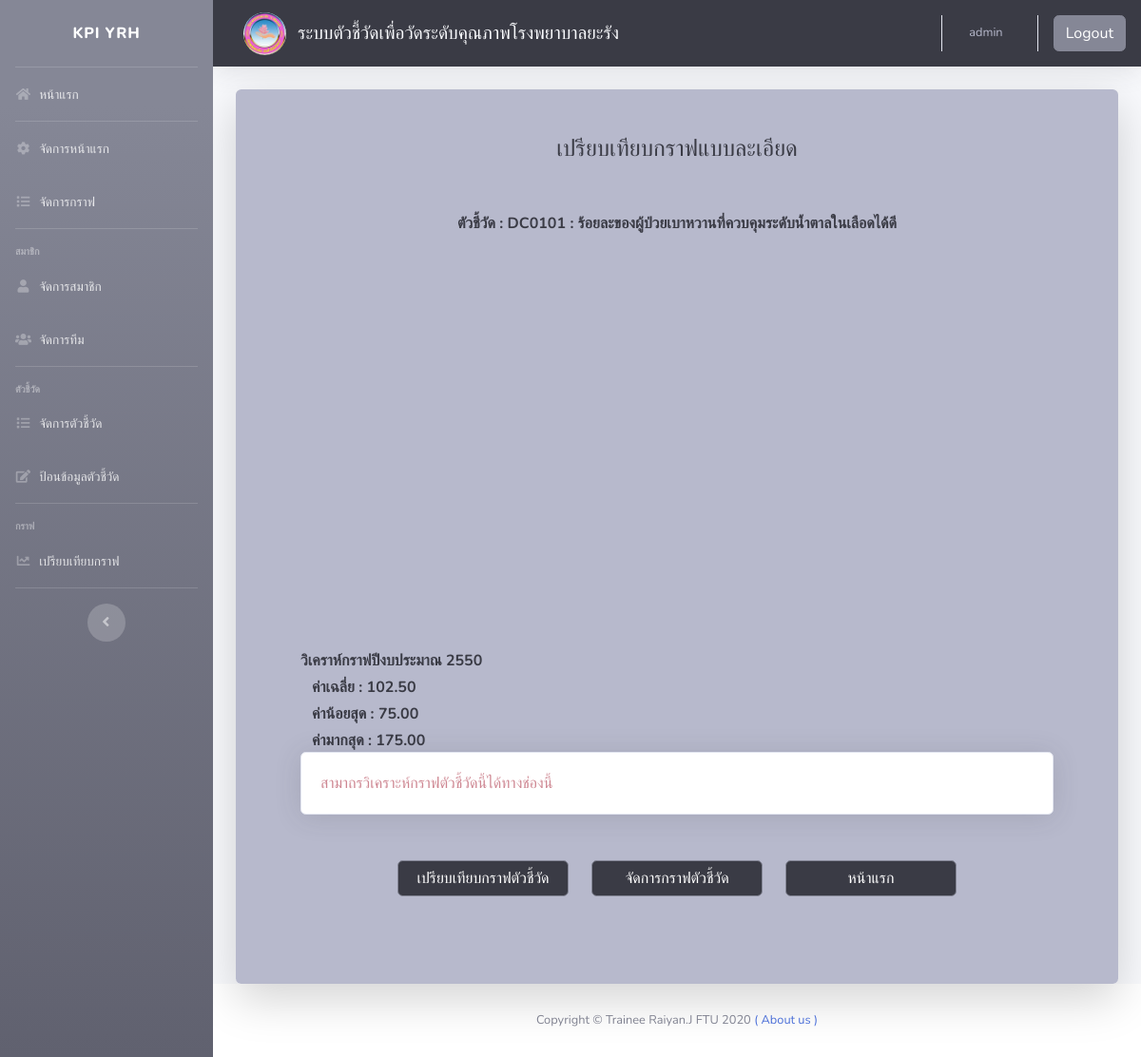
The app's page /public/compare_graph.php?graph_1=DC01012550 (signed in) with its own data.
### tables this page shows
CREATE TABLE `graph_m` (
  `graph_m_id` varchar(20) NOT NULL,
  `indicator` varchar(20) NOT NULL,
  `year` int(10) NOT NULL,
  `number1` varchar(10) NOT NULL,
  `divisor1` varchar(10) NOT NULL,
  `number2` varchar(10) NOT NULL,
  `divisor2` varchar(10) NOT NULL,
  `number3` varchar(10) NOT NULL,
  `divisor3` varchar(10) NOT NULL,
  `number4` varchar(10) NOT NULL,
  `divisor4` varchar(10) NOT NULL,
  `number5` varchar(10) NOT NULL,
  `divisor5` varchar(10) NOT NULL,
  `number6` varchar(10) NOT NULL,
  `divisor6` varchar(10) NOT NULL,
  `number7` varchar(10) NOT NULL,
  `divisor7` varchar(10) NOT NULL,
  `number8` varchar(10) NOT NULL,
  `divisor8` varchar(10) NOT NULL,
  `number9` varchar(10) NOT NULL,
  `divisor9` varchar(10) NOT NULL,
  `number10` varchar(10) NOT NULL,
  `divisor10` varchar(10) NOT NULL,
  `number11` varchar(10) NOT NULL,
  `divisor11` varchar(10) NOT NULL,
  `number12` varchar(10) NOT NULL,
  `divisor12` varchar(10) NOT NULL,
  `mean` int(50) DEFAULT NULL,
  `comment` varchar(1000) DEFAULT NULL,
  `date` datetime NOT NULL DEFAULT current_timestamp(),
  `user_post` varchar(20) DEFAULT NULL,
  `status` int(10) NOT NULL DEFAULT 0
);

CREATE TABLE `indicator` (
  `id` int(10) NOT NULL,
  `indicator_code` varchar(20) NOT NULL,
  `indicator_name` varchar(300) NOT NULL,
  `first_name` varchar(500) NOT NULL,
  `last_name` varchar(500) NOT NULL,
  `degree` int(10) NOT NULL,
  `team_code` varchar(10) NOT NULL
);

### public/compare_graph.php (the view, shortened to what the rows shown need)
<?php
include('../include/db.php');
if (isset($_SESSION['username'])) {
  extract($_GET);
  $graph_1 = isset($_GET['graph_1']) ? $_GET['graph_1'] : "";
  include('../include/select_compare_graph.php');
  ?>
  <!DOCTYPE html>
  <html lang="en">
  <head>
    <?php include('../include/head.php'); ?>
  </head>
  <body id="page-top">
    <div id="wrapper">
      <?php include('../include/sidebar.php'); ?>
      <div id="content-wrapper" class="d-flex flex-column">
        <div id="content">
          <?php include('../include/topbar.php'); ?>
          <div class="container-fluid">
            <div class="row justify-content-center">
              <div class="col-xl-12 col-lg-14 col-md-9">
                <div class="card o-hidden border-0 shadow-lg">
                  <div class="card-body p-0 bg-gray-500">
                    <div class="row">
                      <div class="col-lg-12">
                        <div class="p-5">
                          <div class="text-center">
                            <h1 class="h4 text-gray-900 mb-4">เปรียบเทียบกราฟแบบละเอียด</h1>
                          </div>
                          <form class="form-group text-right" method="post" name="form1" action="" onSubmit="JavaScript:return fncSubmit();">
                            <div class="form row">
                              <div class="col-sm-2">
                              </div>
                            </div>
                            <div class="form row">
                              <div class="col-sm-12">
                                <b><span class="text-gray-900 form-text text-center">ตัวชี้วัด : <?php echo $indicator_id_1 . " : " . $indicator_name_1; ?></span></b>
                              </div>
                            </div>
                            <div class="form row">
                              <div class="col-sm-2">
                              </div>
                              <div class="col-sm-12">
                                <div class="card-body">
                                  <div id="chartContainer" style="height: 300px; width: 100%;"></div>
                                </div>
                              </div>
                            </div>
                            <div class="form row">
                              <div class="col-sm-2">
                              </div>
                            </div>
                            <div class="card-body">
                              <?php
                              if (!empty($graph_1)) {
                              ?>
                                <b><span class="text-gray-900 form-text text-left">วิเคราห์กราฟปีงบประมาณ <?php echo "$year_1"; ?></span></b>
                                <div class="col-sm-12">
                                  <b><span class="text-gray-900 form-text text-left">ค่าเฉลี่ย : <?php echo number_format($mean_1, 2); ?></span></b>
                                  <b><span class="text-gray-900 form-text text-left">ค่าน้อยสุด : <?php echo number_format($min_1, 2); ?></span></b>
                                  <b><span class="text-gray-900 form-text text-left">ค่ามากสุด : <?php echo number_format($max_1, 2); ?></span></b>
                                </div>
                                <div class="card shadow mb-4">
                                  <div class="card-body text-left" style="color:#CE8792">
                                    <?php echo $comment_1; ?>
                                  </div>
                                </div>
                              <?php
                              }
                              ?>
                          <div class="form row">
                            <div class="col-sm-2">
                            </div>
                          </div>
                          <?php include('../include/button_compare.php'); ?>
                          </form>
                        </div>
                      </div>
                    </div>
                  </div>
                </div>
              </div>
            </div>
          </div>
        </div>
        <?php include('../include/footer.php'); ?>
      </div>
  </body>
  </html>
<?php } else {
  Header("Location:home.php");
} ?>

### records on screen
graph_m: indicator "DC0101", indicator.indicator_name "ร้อยละของผู้ป่วยเบาหวานที่ควบคุมระดับน้ำตาลในเลือดได้ดี", year "2550", mean_1 "102.50", min_1 "75.00", max_1 "175.00", comment "สามาถรวิเคราะห์กราฟตัวชี้วัดนี้ได้ทางช่องนี้"

### other values on screen
$username "admin"
